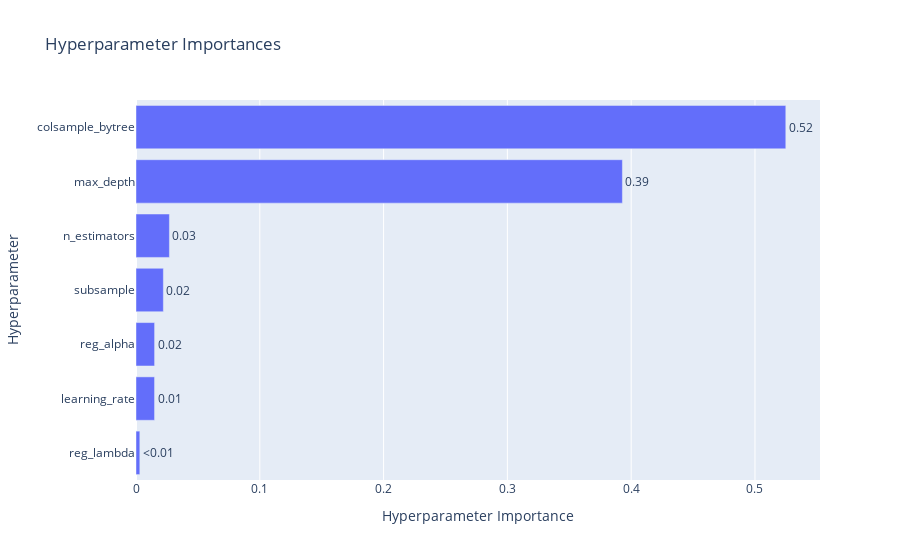

Notebook code for this chart:
### Markdown cell above
## 3. Phase de Validation : Optimisation des Hyperparamètres avec Optuna

### Code cell
print("\n--- Démarrage de l'optimisation des hyperparamètres avec Optuna ---")

def objective(trial):
    params = {
        'n_estimators': trial.suggest_int('n_estimators', 500, 4000),
        'learning_rate': trial.suggest_float('learning_rate', 0.01, 0.1, log=True),
        'max_depth': trial.suggest_int('max_depth', 3, 10),
        'subsample': trial.suggest_float('subsample', 0.5, 1.0),
        'colsample_bytree': trial.suggest_float('colsample_bytree', 0.5, 1.0),
        'reg_alpha': trial.suggest_float('reg_alpha', 1e-8, 1.0, log=True),
        'reg_lambda': trial.suggest_float('reg_lambda', 1e-8, 1.0, log=True),
        'random_state': 42,
        'n_jobs': -1
    }
    model = xgb.XGBRegressor(**params)
    full_pipeline = Pipeline(steps=[
        ('preprocessor', preprocessor),
        ('regressor', model)
    ])
    kf = KFold(n_splits=5, shuffle=True, random_state=42)
    score = cross_val_score(full_pipeline, X, y, cv=kf, scoring='neg_root_mean_squared_error').mean()
    return -score

study = optuna.create_study(direction='minimize')
study.optimize(objective, n_trials=50, timeout=600)

print(f"\nMeilleur score RMSLE (validation croisée): {study.best_value:.5f}")
print("Meilleurs hyperparamètres trouvés:")
print(study.best_params)

optuna.visualization.plot_optimization_history(study)
optuna.visualization.plot_param_importances(study)

### Figure 1 — Plotly figure (JSON) as saved in the notebook; plotly's stock layout.template omitted (floating-point values rounded to 4 significant figures)
{"data": [{"cliponaxis": false, "hovertemplate": ["reg_lambda (FloatDistribution): 0.0030922943466157047<extra></extra>", "learning_rate (FloatDistribution): 0.014986431476605753<extra></extra>", "reg_alpha (FloatDistribution): 0.0150236223278274<extra></extra>", "subsample (FloatDistribution): 0.0221030009843242<extra></extra>", "n_estimators (IntDistribution): 0.026995756839680165<extra></extra>", "max_depth (IntDistribution): 0.39290306733408276<extra></extra>", "colsample_bytree (FloatDistribution): 0.524895826690864<extra></extra>"], "name": "Objective Value", "orientation": "h", "text": ["<0.01", "0.01", "0.02", "0.02", "0.03", "0.39", "0.52"], "textposition": "outside", "type": "bar", "x": [0.003092, 0.01499, 0.01502, 0.0221, 0.027, 0.3929, 0.5249], "y": ["reg_lambda", "learning_rate", "reg_alpha", "subsample", "n_estimators", "max_depth", "colsample_bytree"]}], "layout": {"title": {"text": "Hyperparameter Importances"}, "xaxis": {"title": {"text": "Hyperparameter Importance"}}, "yaxis": {"title": {"text": "Hyperparameter"}}}}
